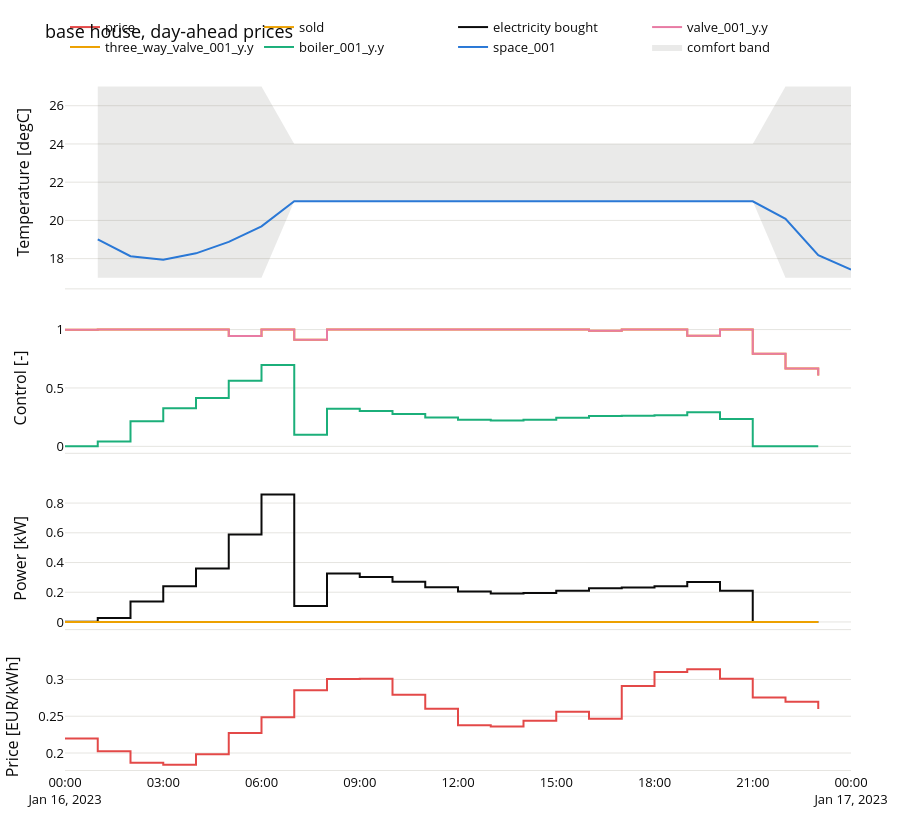

The notebook cell saved with this chart:
### Markdown cell above
The widget needs a live kernel; the plan of its default selection (day-ahead prices, the standard band, a
24-hour horizon), for the static rendering of this notebook:

### Code cell
horizon = 6 if quick_mode() else 24
controller = ModelPredictiveController(model, MPCSettings(horizon=horizon), ComfortSpec(), tariffs["day-ahead"])
plan = controller.solve(house.initial_state(), house.forecaster.forecast(_house.START, horizon, 3600.0))
display(plot_plan(plan, model, "base house, day-ahead prices"))
